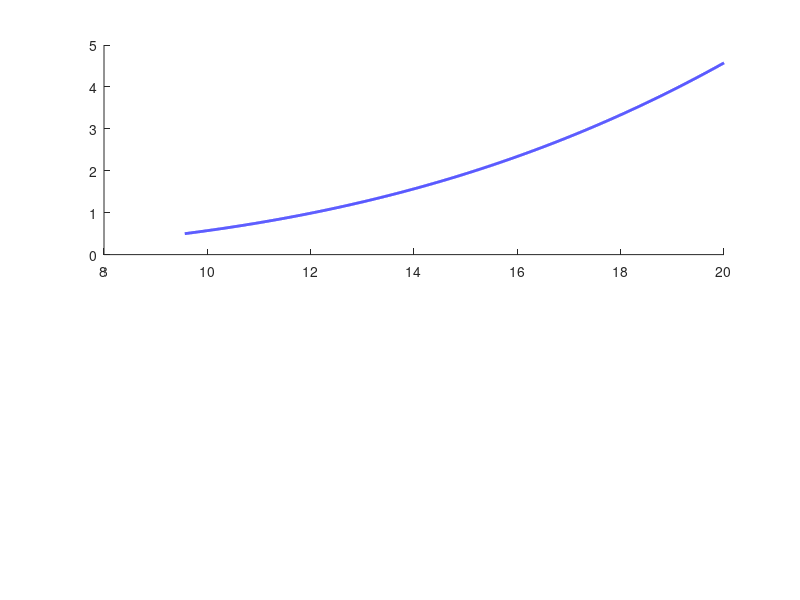

Recreate this plot in MATLAB. (Note: this script raises an error after producing the figure.)
%Example of Visual Plot use 
%
%This will plot a range estimation of a terrestial navigation system (Locata\pseudolite)
%assuming varied level of multipath/noise severity
%after my PhD thesis (see also roof_experiment_calculus.m)
%LKB 2012-14

clc;clear all;close(findall(0,'Type','figure'));
dbstop if error
% dbstop at 72 in VisualPlot
% dbstop at 107
dbstatus
tic;

%% INPUT DATA HERE
EarthRadius = 6378137; %[m] WGS84 semimajor axis
distance = 1:1:20000; %[m] [0-20km]
height = 1:0.001:35; %[m] ht over the surroundings
cable_lenght = 4; %[m]

LLTransmisionPower = [23 40]; %[dBm] %maxSysPowerNow(0xB) ; WhiteSands %-10:3:23
LLTrasmitterHt= [10,200]; %50:50:200];
 
%constants
Constant.Colour = ['r' 'g' 'b' 'k' 'c' 'm' 'y'];
Constant.PlotName ='04_SysRange';
Constant.PlotResolution=500;
BgColor='w';

Constant.LLMinReceivePower = -100; %[dBm] what is the min power for LL
%freq for Locata (Sx) and GPS (Lx)
Constant.S1 = 2412.28*10^6;
Constant.S6 = 2465.43*10^6;
Constant.L1 = 1575.42*10^6; % L1
Constant.L2 = 1227.6*10^6; % L2
Constant.c = 299792458;
Constant.L1_len = Constant.c/Constant.L1;
Constant.S1_len = Constant.c/Constant.S1;
Constant.S6_len = Constant.c/Constant.S6;

%% equations
dBmtomWatt = inline('10.^(dBm./10)','dBm'); %in dBm out mWatt
mWatttodBm = inline('10.*log10(Watt)','Watt'); %in mWatt out dBm 
%PROPAGATION MODELS
%open air model
FSPL = inline('20*log10(4*pi()*distance/SignalLenght)','distance','SignalLenght');
%simple MP model
% SMPSPL = inline('20*log10(distance.^2./(ht_trans.*ht_rov))','distance','ht_trans','ht_rov');
SMPSPL = inline('20*log10((2*pi()*distance.^3)./(SignalLenght*ht_trans.*ht_rov))',...
   'distance','ht_trans','ht_rov','SignalLenght');
%COST-231 Okuma-Hata models for large urban city (typical European ones!) 
%its not intended for 2.4 but for 2.0!!!
COST231PL = inline('46.4+33.9*log10(freq)-13.82*log10(ht_trans)+(44.9-6.55*log10(ht_trans))*log10(distance)+3.2*(log10(11.75*ht_rov)^2)-1.97',...
   'distance','ht_trans','ht_rov','freq');
%model for wireless transmission
ECC33PL = inline('20.41+100.294*log10(freq)+29.83*log10(dist)+95.6*(log10(freq).^2)-13.958*log10(ht_trans./200)-5.8*(log10(dist).^2)-(42.57+13.7*log10(freq)).*(log(ht_rov)-0.585)',...
   'dist','ht_trans','ht_rov','freq');
%visibility span, calculate eyesight (how far is is horizon)
VisSpan = inline('sqrt(ht.^2+2*ht*EarthRad)','ht','EarthRad');
VisSpan_acos = inline('EarthRad*acos(EarthRad./(EarthRad+ht))','ht','EarthRad');
%Curvature of the ray path correction
CvCorr = inline('(dist.^3)/(43*EarthRad^2)','dist','EarthRad');

%% PLOT ONE

HW_ScrSize = get(0,'ScreenSize');
figure('Color','white','MenuBar','none','Position',[0 0 HW_ScrSize(3) HW_ScrSize(4)]);
DistCorrection = CvCorr(distance,EarthRadius)*1000; %in mm
Mask=DistCorrection>0.5;
valX = distance(Mask)/1000;
DistCorrection=DistCorrection(Mask);
    subplot(2,1,1);
    hold on;  
    plot(valX,DistCorrection,'color','b','LineWidth',2);
    TickAcc=[3,1];
    XRange=[valX(1) valX(end)];
    XStrech = get(gca,'XLim'); XStrech(2)=XRange(2);
    YRange=[DistCorrection(1) DistCorrection(end)];
    TitleString = 'Earth curvature correction (equation is valid for distances up to 100km)';
    VisualPlot(gca,XRange,YRange,TitleString,'Range [km]',...
       'Curvature correction [mm]',XStrech,true,BgColor,TickAcc);

    hold off

% Pythagoras eq is very good simplification here
% VisibilitySpan=VisSpan(height,EarthRadius); 
VisibilitySpanAcos=VisSpan_acos(height,EarthRadius);
VisibilitySpanAcos=VisibilitySpanAcos/1000; %in km
Mask=(VisibilitySpanAcos>=10 & VisibilitySpanAcos<=20);
%     LegendStr = ['Pythagoras equation (simplified)'; 'Cosinus theorem (spherical)      '];	
    subplot(2,1,2);
    hold on;  
    plot(VisibilitySpanAcos,height,'color','b','LineWidth',2);
    TitleString = 'Distance to the apparent horizon';
    TickAcc=[3,2];
    XRange=[10 XRange(end)]; %match other plot
%     XStrech= [0 XRange(end)]; same as last time
    YRange=height(Mask);
    YRange=[YRange(1) YRange(end)];
    VisualPlot(gca,XRange,YRange,TitleString,'Distance to the apparent horizon [km]',...
       'Rover height over surrounding area [m]',XStrech,true,BgColor,TickAcc);

    hold off
screen2print([Constant.PlotName '_plot1'],Constant.PlotResolution); %save plots to *.jpg

 %% PLOT TWO
%Free space path loss

HW_ScrSize = get(0,'ScreenSize');
figure('Color','white','MenuBar','none','Position',[0 0 HW_ScrSize(3) HW_ScrSize(4)]);

subplot(2,1,1);
hold on;
txtLoc= 12000; %m
SignalLoss = FSPL(distance,Constant.S1_len);
val=distance/1000; %km
    plot(val,-SignalLoss,'color','b','LineWidth',3);
    PlaceLegend('Free Space Model (direct signal)',val(txtLoc),-SignalLoss(txtLoc),1,2); 
    YRange= [min(-SignalLoss) max(-SignalLoss);0 -999];
    YLim=get(gca,'YLim');
    for idx = 1:size(LLTrasmitterHt,2)
       txtAttr=idx~=1;
       if txtAttr
          plotCol='g';
          txtOffset=-4;
       else
          plotCol='r';
          txtOffset=-7;
       end;
       
       res = - SMPSPL(distance,LLTrasmitterHt(idx),1,Constant.S1_len);
       res(res>0)=NaN; %calculus error
       plot(val,res,'color',plotCol,'LineWidth',2);
       PlaceLegend(sprintf('LL Fading multipath ,LL_h_t=%3.0fm',LLTrasmitterHt(idx)),...
                   val(txtLoc),res(txtLoc),txtAttr,txtOffset); 
                   YRange(2,1)= min(YRange(2,1),min(res));
                   %YRange(2,2)=max(YRange(2,2),max(res));
                   
       %res = - SMPSPL(distance,LLTrasmitterHt(idx),1,Constant.L1_len);
      %just small diff between this and LL
                   
      if idx==size(LLTrasmitterHt,2) %just the last plot
          res = - COST231PL(distance*10^-3,LLTrasmitterHt(idx),1,Constant.S1*10^-6);
          plot(val,res,'color','c','LineStyle',':','LineWidth',2);
                  PlaceLegend(sprintf('COST231(GPS),LL_h_t=%3.0fm',LLTrasmitterHt(idx)),...
                   val(txtLoc),res(txtLoc),0,txtOffset);
                   %YRange(2,1)= max(YRange(2,1),min(res));
                   YRange(2,2)=max(YRange(2,2),min(res));

          res = - ECC33PL(distance*10^-3,LLTrasmitterHt(idx),1,Constant.S1*10^-9);
          res(res>0)=NaN; %calculus error
          plot(val,res,'color','m','LineStyle','--','LineWidth',2);
          PlaceLegend(sprintf('ECC33(LL),LL_h_t=%3.0fm',LLTrasmitterHt(idx)),...
                      val(txtLoc),res(txtLoc),0,txtOffset);
                   %this is same as FSL so lets correct first val
                      YRange(1,1)= max(YRange(1,1),min(res));
                      YRange(1,2)=max(YRange(1,2),max(res));
       end
    end
    TitleString = 'Signal path loss for receiver located 10m or 200m above ground and transmitting in S6 frequency with 23dBm';
    TickAcc=[2,0];
    XRange=[0 XRange(end)]; %match other plot
    [OrgAxis NewAxis]=VisualPlot(gca,XRange,YRange,TitleString,'Distance traveled by the signal [km]',...
       'Multipath loss [dB]',XRange,false,BgColor,TickAcc);
    ylabel(NewAxis(1),'Direct Loss [dB]')
    hold off

    subplot(2,1,2);
       YRange=[Constant.LLMinReceivePower -9999];
       XRange(1)=XRange(2);
    txtLoc= 4000; %m
    hold on;
    for idx = 1:size(LLTransmisionPower,2)
       %ReceivedPowerClean
       res = LLTransmisionPower(idx)-SignalLoss;
          %cut data under threshold
          Mask=res<Constant.LLMinReceivePower;
          res(Mask) = NaN;  
          tmp=val(~Mask); XRange(1)=min(XRange(1),tmp(end));
          plot(val,res,'color','g','LineWidth',2);
          PlaceLegend(sprintf('%3.0fdBm [%3.2fW]',LLTransmisionPower(idx),dBmtomWatt(LLTransmisionPower(idx))/10^3)...
             ,val(txtLoc),res(txtLoc),1,2); 
          YRange(1)=max(YRange(1),res(end));

%           %cut data under threshold
%           res(res<Constant.LLMinReceivePower) = NaN;

    end
 
   TitleString ='Locata range in a clean enviroment';
   TickAcc=[2,2];
   XStretch=[0 XRange(end)]; %match other plot
%    XRange=[val(end) XRange(end)];
   tmp=get(gca,'YLim');
   YRange(2)=tmp(2);
   PlaceLegend(sprintf('Min decoding power %2.0fdBm [%3.2EW]',Constant.LLMinReceivePower,...
      dBmtomWatt(Constant.LLMinReceivePower)/10^3),XRange(1),Constant.LLMinReceivePower,1,4); 
      
   XRange=[0 10;XRange];
   [OrgAxis NewAxis]=VisualPlot(gca,XRange,YRange,TitleString,'Distance to the rover [km]',...
    'Signal strenght [dBm]',XStretch,false,BgColor,TickAcc);
   xlabel(NewAxis(end-1),'Distance to the rover [km]');
   title(NewAxis(end-1),TitleString,'FontSize',get(0,'defaultaxesfontsize')+2);
   title(NewAxis(end),'');
    hold off
screen2print([Constant.PlotName '_plot2'],Constant.PlotResolution); %save plots


 %% PART THREE
%Range of the Network
%Constant.LLRange = 10 ; %[km]
%assume that we work on average of 80% capacity
%whole area can be defined as equal length squares (2xtriangles)

    
 %% EOF
toc;
%MAIN BODY ends here


